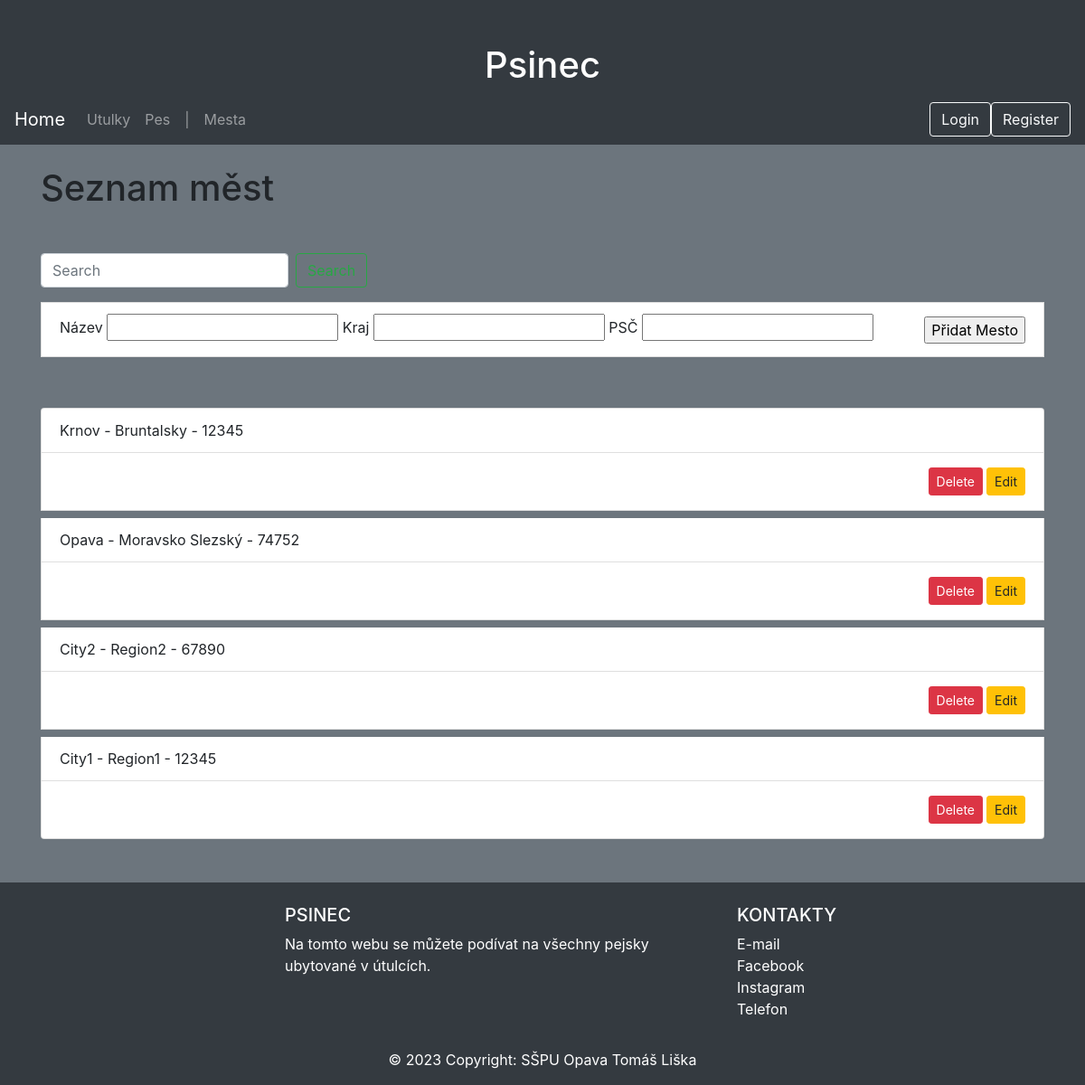
The app's page /mesta, older data.
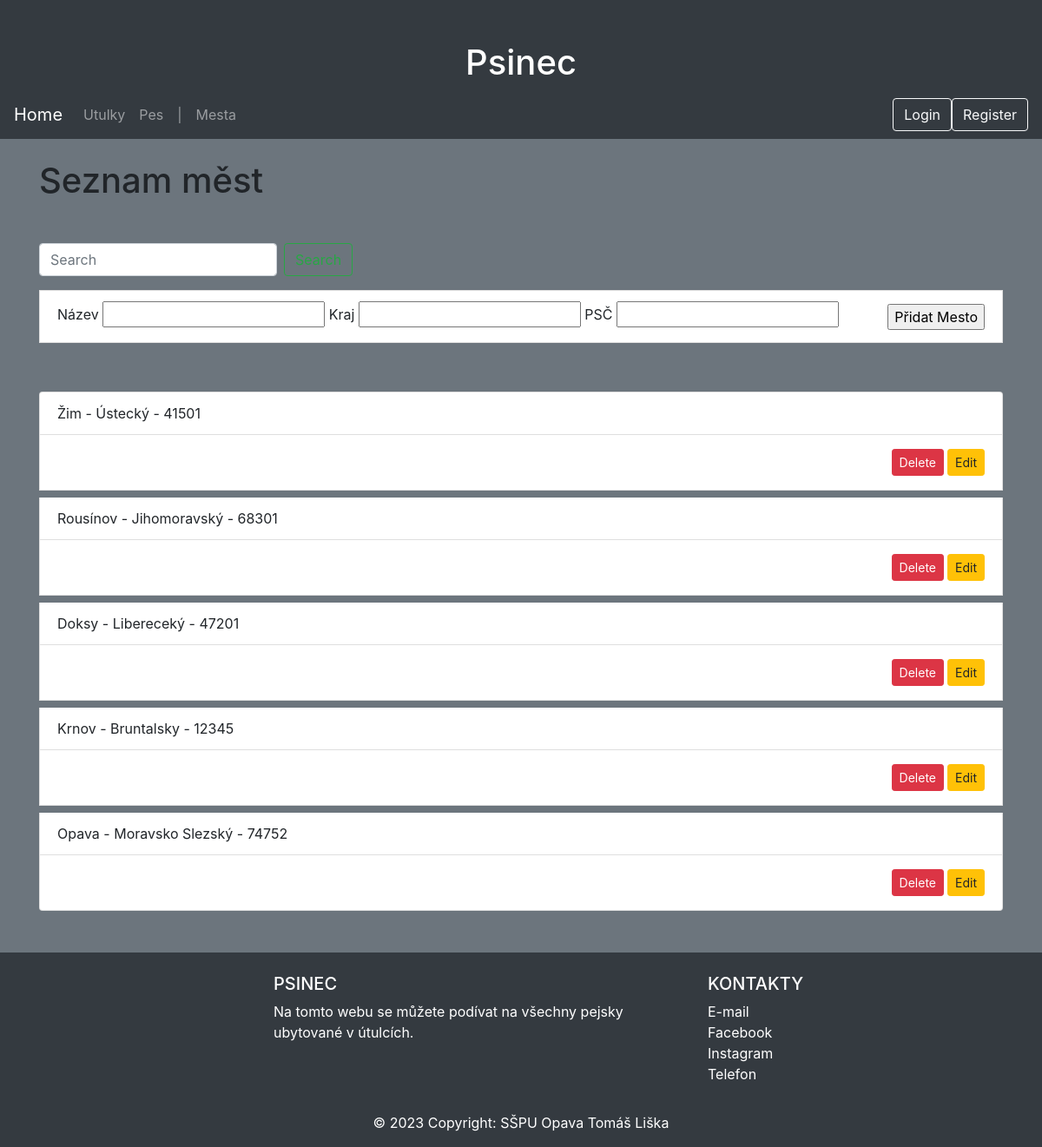
The same page, newer data.
### website/models.py (models this page shows, shortened)
class Mesto(db.Model):
    nazev = db.Column(db.String(45), primary_key=True)
    kraj = db.Column(db.String(45), nullable=False)
    psc = db.Column(db.Integer, nullable=False)

### website/views.py (the view, shortened to what this page needs)
@app.route('/mesta')
def show_mesta():
    mesta_entries = Mesto.query.all()
    form = MestoAddForm()
    return render_template('mesta.html', mesta_entries=mesta_entries, form=form)

### website/forms.py (shortened to what this page needs)
class MestoAddForm(FlaskForm):
    nazev = StringField('Název', validators=[validators.InputRequired()])
    kraj = StringField('Kraj', validators=[validators.InputRequired()])
    psc = IntegerField('PSČ', validators=[validators.InputRequired()])
    submit = SubmitField('Přidat Mesto')

### website/templates/mesta.html (shortened to what this page needs)
<!DOCTYPE html>
<html lang="en">
<head>
    <link rel="stylesheet" href="https://stackpath.bootstrapcdn.com/bootstrap/4.5.2/css/bootstrap.min.css">
</head>
<body class="bg-secondary">
    <div class="jumbotron-fluid bg-dark pt-5">
        <h1 class="text-white text-center">Psinec</h1>
        {% include 'navbar.html' %}
    </div>
    <div class="container mt-4 mb-5">
        <h1 class="mb-5">Seznam měst</h1>
        <form method="GET" action="{{ url_for('show_mesta') }}" class="form-inline my-2 my-lg-0">
            <input class="form-control mr-sm-2" type="text" placeholder="Search" name="search"
                value="{{ request.args.get('search', '') }}">
            <button class="btn btn-outline-success my-2 my-sm-0" type="submit">Search</button>
        </form>
        <ul class="list-group mt-3">
            <form method="POST" action="{{ url_for('add_mesto') }}">
                <li class="list-group-item d-flex justify-content-between align-items-center">
                    <div>
                        {{ form.nazev.label }} {{ form.nazev }}
                        {{ form.kraj.label }} {{ form.kraj }}
                        {{ form.psc.label }} {{ form.psc }}
                    </div>
                    <div>
                        {{ form.submit() }}
                    </div>
                </li>
            </form>
        </ul>
        <ul class="list-group mt-5">
            {% for mesto in mesta_entries[::-1] %}
            <li class="list-group-item d-flex justify-content-between align-items-center mt-2">
                <span>{{ mesto.nazev }} - {{ mesto.kraj }} - {{ mesto.psc }}</span>
            </li>
            <li class="list-group-item d-flex justify-content-between align-items-center">
                <form method="post" class="p-1 ml-auto " action="{{ url_for('delete_mesto', nazev=mesto.nazev) }}">
                    <button type="submit" class="btn btn-danger btn-sm">Delete</button>
                </form>
                <a href="{{ url_for('edit_mesto', nazev=mesto.nazev) }}" class="btn btn-warning btn-sm">Edit</a>
            </li>
            {% endfor %}
        </ul>
    </div>
    {% include 'footer.html' %}
</body>
</html>

Row changes from the older to the newer data that the page shows:
removed Mesto: nazev "City2", kraj "Region2", psc "67890"
removed Mesto: nazev "City1", kraj "Region1", psc "12345"
added Mesto: nazev "Žim", kraj "Ústecký", psc "41501"
added Mesto: nazev "Rousínov", kraj "Jihomoravský", psc "68301"
added Mesto: nazev "Doksy", kraj "Libereceký", psc "47201"
